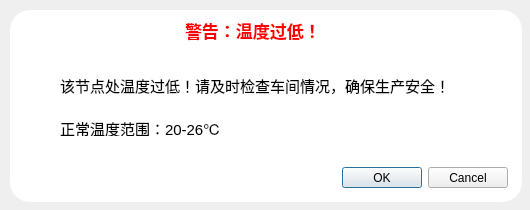
<?xml version="1.0" encoding="UTF-8"?>
<ui version="4.0">
 <class>Dialog_temptoolow</class>
 <widget class="QDialog" name="Dialog_temptoolow">
  <property name="geometry">
   <rect>
    <x>0</x>
    <y>0</y>
    <width>530</width>
    <height>210</height>
   </rect>
  </property>
  <property name="windowTitle">
   <string>Dialog</string>
  </property>
  <widget class="QDialogButtonBox" name="buttonBox">
   <property name="geometry">
    <rect>
     <x>167</x>
     <y>167</y>
     <width>341</width>
     <height>21</height>
    </rect>
   </property>
   <property name="orientation">
    <enum>Qt::Horizontal</enum>
   </property>
   <property name="standardButtons">
    <set>QDialogButtonBox::Cancel|QDialogButtonBox::Ok</set>
   </property>
  </widget>
  <widget class="QFrame" name="frame_2">
   <property name="geometry">
    <rect>
     <x>10</x>
     <y>10</y>
     <width>512</width>
     <height>192</height>
    </rect>
   </property>
   <property name="styleSheet">
    <string notr="true">QFrame#frame_2{
	background-color: rgba(255, 255, 255, 255);
	border-radius:20px;
}</string>
   </property>
   <property name="frameShape">
    <enum>QFrame::StyledPanel</enum>
   </property>
   <property name="frameShadow">
    <enum>QFrame::Raised</enum>
   </property>
   <widget class="QLabel" name="label">
    <property name="geometry">
     <rect>
      <x>175</x>
      <y>5</y>
      <width>141</width>
      <height>31</height>
     </rect>
    </property>
    <property name="font">
     <font>
      <family>黑体</family>
      <pointsize>13</pointsize>
      <weight>75</weight>
      <bold>true</bold>
     </font>
    </property>
    <property name="styleSheet">
     <string notr="true">color: rgb(255, 0, 0);</string>
    </property>
    <property name="text">
     <string>警告：温度过低！</string>
    </property>
   </widget>
   <widget class="QLabel" name="label_2">
    <property name="geometry">
     <rect>
      <x>50</x>
      <y>40</y>
      <width>411</width>
      <height>71</height>
     </rect>
    </property>
    <property name="font">
     <font>
      <pointsize>11</pointsize>
     </font>
    </property>
    <property name="styleSheet">
     <string notr="true"/>
    </property>
    <property name="text">
     <string>该节点处温度过低！请及时检查车间情况，确保生产安全！</string>
    </property>
   </widget>
   <widget class="QLabel" name="label_3">
    <property name="geometry">
     <rect>
      <x>50</x>
      <y>110</y>
      <width>171</width>
      <height>16</height>
     </rect>
    </property>
    <property name="font">
     <font>
      <pointsize>11</pointsize>
     </font>
    </property>
    <property name="text">
     <string>正常温度范围：20-26℃</string>
    </property>
   </widget>
   <zorder>label</zorder>
   <zorder>label_3</zorder>
   <zorder>label_2</zorder>
  </widget>
  <zorder>frame_2</zorder>
  <zorder>buttonBox</zorder>
 </widget>
 <resources/>
 <connections>
  <connection>
   <sender>buttonBox</sender>
   <signal>accepted()</signal>
   <receiver>Dialog_temptoolow</receiver>
   <slot>accept()</slot>
   <hints>
    <hint type="sourcelabel">
     <x>248</x>
     <y>254</y>
    </hint>
    <hint type="destinationlabel">
     <x>157</x>
     <y>274</y>
    </hint>
   </hints>
  </connection>
  <connection>
   <sender>buttonBox</sender>
   <signal>rejected()</signal>
   <receiver>Dialog_temptoolow</receiver>
   <slot>reject()</slot>
   <hints>
    <hint type="sourcelabel">
     <x>316</x>
     <y>260</y>
    </hint>
    <hint type="destinationlabel">
     <x>286</x>
     <y>274</y>
    </hint>
   </hints>
  </connection>
 </connections>
</ui>
